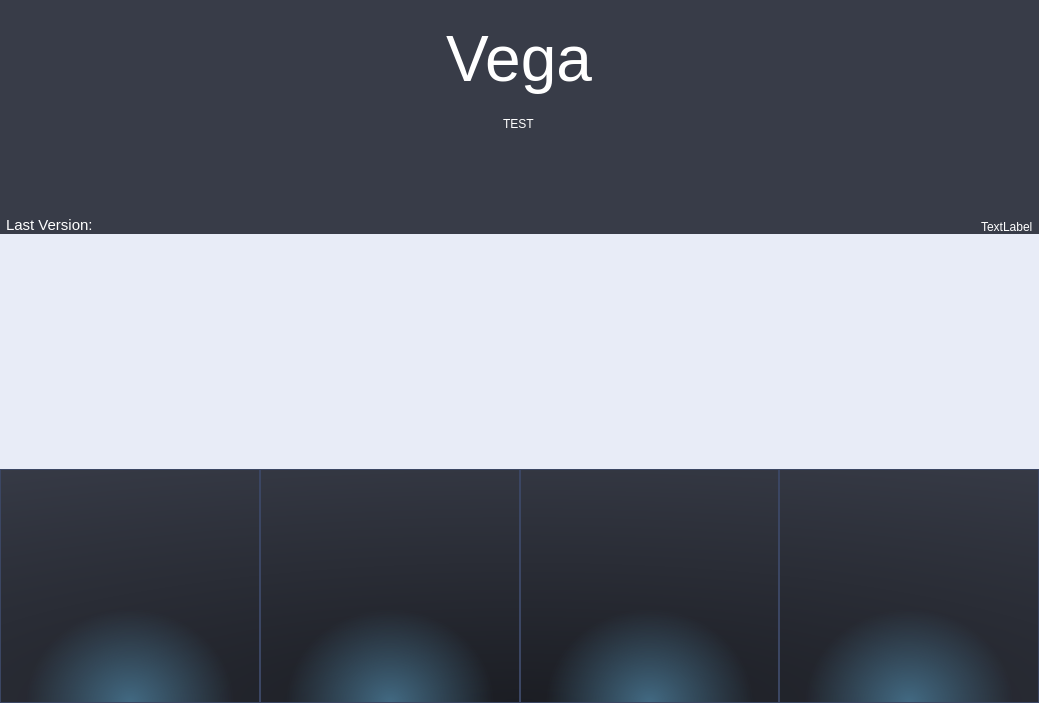
<?xml version="1.0" encoding="UTF-8"?>
<ui version="4.0">
 <class>Form</class>
 <widget class="QWidget" name="Form">
  <property name="geometry">
   <rect>
    <x>0</x>
    <y>0</y>
    <width>1039</width>
    <height>703</height>
   </rect>
  </property>
  <property name="windowTitle">
   <string>Form</string>
  </property>
  <layout class="QVBoxLayout" name="verticalLayout">
   <property name="spacing">
    <number>0</number>
   </property>
   <property name="leftMargin">
    <number>0</number>
   </property>
   <property name="topMargin">
    <number>0</number>
   </property>
   <property name="rightMargin">
    <number>0</number>
   </property>
   <property name="bottomMargin">
    <number>0</number>
   </property>
   <item>
    <widget class="QWidget" name="widget" native="true">
     <property name="styleSheet">
      <string notr="true">background-color: rgb(56, 60, 72);
color: rgb(255, 255, 255);</string>
     </property>
     <layout class="QVBoxLayout" name="verticalLayout_2">
      <property name="spacing">
       <number>0</number>
      </property>
      <property name="leftMargin">
       <number>0</number>
      </property>
      <property name="topMargin">
       <number>0</number>
      </property>
      <property name="rightMargin">
       <number>0</number>
      </property>
      <property name="bottomMargin">
       <number>0</number>
      </property>
      <item>
       <widget class="QWidget" name="widget_4" native="true">
        <layout class="QHBoxLayout" name="horizontalLayout_2">
         <property name="spacing">
          <number>0</number>
         </property>
         <property name="leftMargin">
          <number>0</number>
         </property>
         <property name="topMargin">
          <number>0</number>
         </property>
         <property name="rightMargin">
          <number>0</number>
         </property>
         <property name="bottomMargin">
          <number>0</number>
         </property>
         <item alignment="Qt::AlignHCenter">
          <widget class="QLabel" name="label">
           <property name="sizePolicy">
            <sizepolicy hsizetype="Expanding" vsizetype="Preferred">
             <horstretch>0</horstretch>
             <verstretch>0</verstretch>
            </sizepolicy>
           </property>
           <property name="font">
            <font>
             <pointsize>48</pointsize>
            </font>
           </property>
           <property name="styleSheet">
            <string notr="true"/>
           </property>
           <property name="text">
            <string>Vega</string>
           </property>
          </widget>
         </item>
        </layout>
       </widget>
      </item>
      <item>
       <widget class="QWidget" name="widget_5" native="true">
        <layout class="QHBoxLayout" name="horizontalLayout">
         <property name="spacing">
          <number>0</number>
         </property>
         <property name="leftMargin">
          <number>6</number>
         </property>
         <property name="topMargin">
          <number>0</number>
         </property>
         <property name="rightMargin">
          <number>6</number>
         </property>
         <property name="bottomMargin">
          <number>0</number>
         </property>
         <item alignment="Qt::AlignLeft|Qt::AlignBottom">
          <widget class="QLabel" name="label_2">
           <property name="font">
            <font>
             <pointsize>11</pointsize>
             <bold>false</bold>
            </font>
           </property>
           <property name="text">
            <string>Last Version: </string>
           </property>
          </widget>
         </item>
         <item alignment="Qt::AlignHCenter|Qt::AlignTop">
          <widget class="QLabel" name="label_3">
           <property name="text">
            <string>TEST</string>
           </property>
          </widget>
         </item>
         <item alignment="Qt::AlignRight|Qt::AlignBottom">
          <widget class="QLabel" name="label_4">
           <property name="text">
            <string>TextLabel</string>
           </property>
          </widget>
         </item>
        </layout>
       </widget>
      </item>
     </layout>
    </widget>
   </item>
   <item>
    <widget class="QWidget" name="widget_2" native="true">
     <property name="styleSheet">
      <string notr="true">background-color: rgb(232, 236, 247);</string>
     </property>
    </widget>
   </item>
   <item>
    <widget class="QWidget" name="widget_3" native="true">
     <property name="styleSheet">
      <string notr="true">QWidget{
background-color: qradialgradient(cx:0.5, cy:1, radius:0.4, fx:0.5, fy:1, stop:0 rgb(66, 106, 131), stop:1 rgba(56, 60, 72,0));
border: 1px solid rgb(59, 70, 99)
}
QWidget#widget_3{
background-color: qradialgradient(cx:0.5, cy:1, radius:1.2, fx:0.5, fy:1, stop:0 rgba(27, 29, 35, 255), stop:1 rgba(56, 60, 72,255));
}

</string>
     </property>
     <layout class="QHBoxLayout" name="horizontalLayout_3">
      <property name="spacing">
       <number>0</number>
      </property>
      <property name="leftMargin">
       <number>0</number>
      </property>
      <property name="topMargin">
       <number>0</number>
      </property>
      <property name="rightMargin">
       <number>0</number>
      </property>
      <property name="bottomMargin">
       <number>0</number>
      </property>
      <item>
       <widget class="QWidget" name="widget_6" native="true">
        <property name="styleSheet">
         <string notr="true">QWidget#widget_6{
background-color: transparent;
}</string>
        </property>
        <layout class="QHBoxLayout" name="horizontalLayout_4">
         <property name="spacing">
          <number>0</number>
         </property>
         <property name="leftMargin">
          <number>0</number>
         </property>
         <property name="topMargin">
          <number>0</number>
         </property>
         <property name="rightMargin">
          <number>0</number>
         </property>
         <property name="bottomMargin">
          <number>0</number>
         </property>
         <item>
          <widget class="QWidget" name="widget_7" native="true"/>
         </item>
         <item>
          <widget class="QWidget" name="widget_8" native="true"/>
         </item>
         <item>
          <widget class="QWidget" name="widget_9" native="true"/>
         </item>
         <item>
          <widget class="QWidget" name="widget_10" native="true"/>
         </item>
        </layout>
       </widget>
      </item>
     </layout>
    </widget>
   </item>
  </layout>
 </widget>
 <resources>
  <include location="reso.qrc"/>
 </resources>
 <connections/>
</ui>
